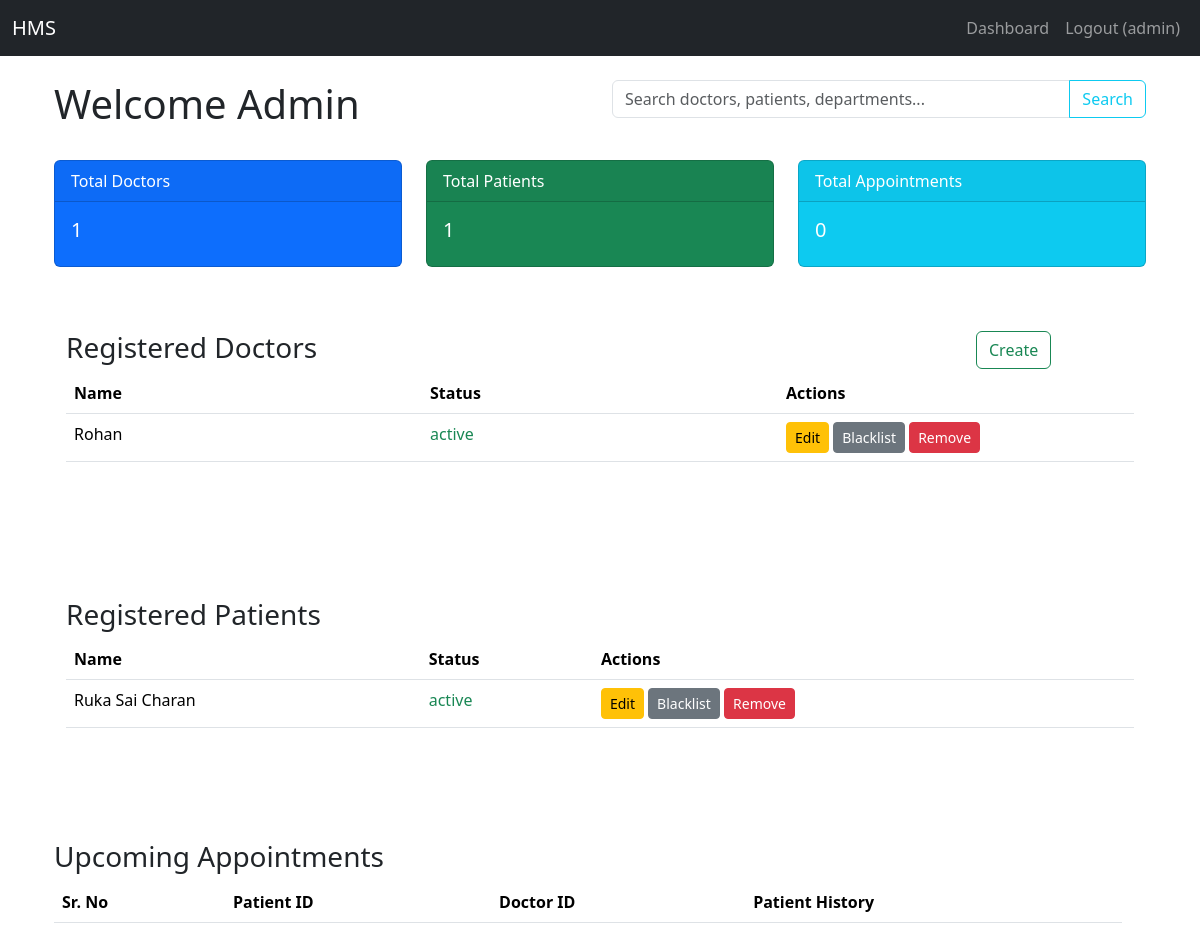
The app's page /admin/dashboard (signed in), older data.
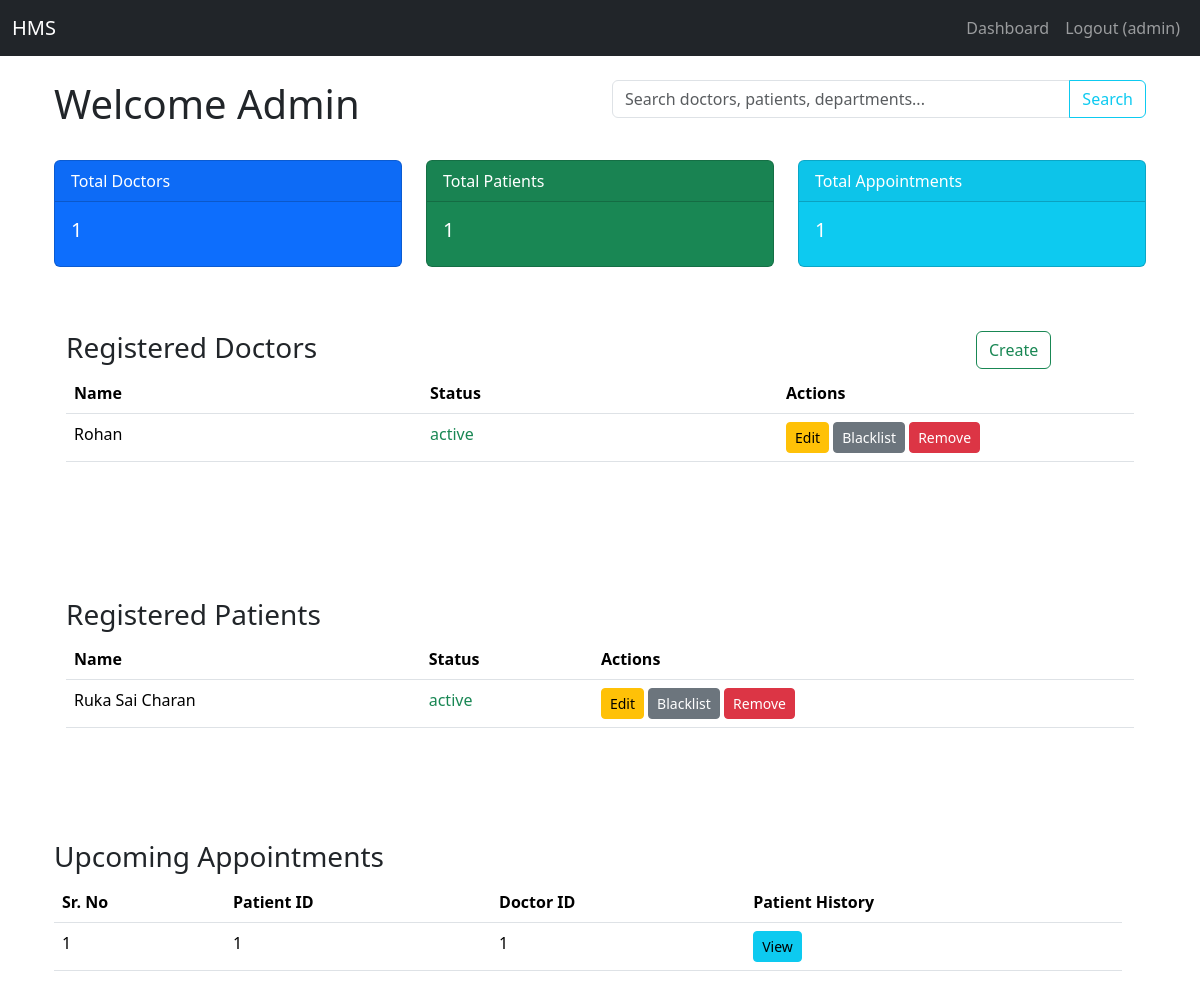
The same page, newer data.
### models.py (models this page shows)
class Doctor(db.Model):
    id = db.Column(db.Integer, primary_key=True)
    user_id = db.Column(db.Integer, db.ForeignKey('user.id'), nullable=False)
    department_id = db.Column(db.Integer, db.ForeignKey('department.id'), nullable=False)
    name = db.Column(db.String(100), nullable=False)
    dob = db.Column(db.DateTime, nullable=False)
    experience = db.Column(db.Integer, nullable=False)
    specialization = db.Column(db.String(100), nullable=False)
    qualifications = db.Column(db.String(100), nullable=True)
    availability = db.Column(db.String(200), default='{}')

class User(db.Model):
    id = db.Column(db.Integer, primary_key=True)
    username = db.Column(db.String(150), unique=True, nullable=False)
    password = db.Column(db.String(150), nullable=False)
    role = db.Column(db.String(50), nullable=False) # 'admin', 'doctor', 'patient'
    status = db.Column(db.String(50), nullable=False, default='active') # active, blacklisted

class Patient(db.Model):
    id = db.Column(db.Integer, primary_key=True)
    user_id = db.Column(db.Integer, db.ForeignKey('user.id'), nullable=False)
    name = db.Column(db.String(100), nullable=False)
    contact = db.Column(db.String(100))

class Appointment(db.Model):
    id = db.Column(db.Integer, primary_key=True)
    patient_id = db.Column(db.Integer, db.ForeignKey('patient.id'), nullable=False)
    doctor_id = db.Column(db.Integer, db.ForeignKey('doctor.id'), nullable=False)
    appointment_date = db.Column(db.String(100), nullable=False)
    status = db.Column(db.String(50), default='Booked') # e.g., Booked, Completed, Cancelled

### app.py (the view)
@app.route('/admin/dashboard')
def admin_dashboard():
    if 'user_id' not in session:
        flash('Please log in to access this page.')
        return redirect(url_for('login'))
    if session.get('role') != 'admin':
        flash('You do not have permission to access this page.')
        return redirect(url_for('dashboard'))
    doctor_count = Doctor.query.count()
    patient_count = Patient.query.count()
    appointment_count = Appointment.query.count()
    doctors = db.session.query(Doctor, User).join(User, Doctor.user_id == User.id).all()
    patients = db.session.query(Patient, User).join(User, Patient.user_id == User.id).all()
    appointments = Appointment.query.filter_by(status="Booked").all()
    departments = Department.query.all()
    form = AddDoctorForm()
    form.department.choices = [(d.id, d.name) for d in departments]
    return render_template(
        'admin_dashboard.html',
        doctor_count=doctor_count,
        patient_count=patient_count,
        appointment_count=appointment_count,
        doctors=doctors, # (Doctor, User)
        patients=patients, # (Patient, User)
        appointments=appointments,
        form=form  # pass the form to the template
    )

### forms.py (shortened to what this page needs)
class AddDoctorForm(FlaskForm):
    name = StringField('Full Name', validators=[DataRequired(), Length(min=2, max=100)])
    dob = DateField('Date of Birth', format='%Y-%m-%d', validators=[DataRequired()])
    specialization = StringField('Specialization', validators=[DataRequired(), Length(min=4, max=150)])
    experience =  IntegerField('Experience', validators=[DataRequired(), NumberRange(min=0)])
    department = SelectField('Department', coerce=int, validators=[DataRequired()])
    qualifications = StringField('Qualifications', validators=[DataRequired(), Length(min=4, max=150)])
    submit = SubmitField('Add Doctor')

### templates/admin_dashboard.html (shortened to what the changed rows need)
{% extends "base.html" %}
{% block content %}
<div class="container-fluid">
    <div class="row my-4">
        <div class="col-md-6">
            <h1 class="">Welcome Admin</h1>
        </div>
    </div>
    <div class="row">
        <div class="col-md-4">
            <div class="card text-white bg-info mb-3">
                <div class="card-body">
                    <h5 class="card-title">{{ appointment_count }}</h5>
                </div>
            </div>
        </div>
    </div>
    <div class="container py-5">
        <table class="table table-hover" style="table-layout: fixed">
            <thead>
                <tr>
                    <th>Name</th>
                    <th>Status</th>
                    <th>Actions</th>
                </tr>
            </thead>
            <tbody>
                {% for doctor, user in doctors %}
                <tr>
                    <td>{{ doctor.name }}</td>
                    <td>
                        <span class="{{ 'text-success' if user.status == 'active' else 'text-danger' }}">
                            {{ user.status }}
                        </span>
                    </td>
                    <td>
                        <div>
                            <a href="{{ url_for('edit_doctor', doctor_id=doctor.id) }}"
                            class="btn btn-warning btn-sm">Edit</a>
                            {% if user.status == 'active' %}
                                <a href="{{ url_for('toggle_blacklist', user_id=user.id) }}"
                                class="btn btn-secondary btn-sm">Blacklist</a>
                            {% else %}
                                <a href="{{ url_for('toggle_blacklist', user_id=user.id) }}"
                                class="btn btn-success btn-sm">Activate</a>
                            {% endif %}
                            <a href="{{ url_for('remove_user', user_id=user.id) }}"
                            class="btn btn-danger btn-sm"
                            onclick="return confirm('Are you sure you want to PERMANENTLY remove this user? This cannot be undone.')">
                            Remove
                            </a>
                        </div>
                    </td>
                </tr>
                {% endfor %}
            </tbody>
        </table>
    </div>
    <br>
    <div class="container py-5">
        <table class="table table-hover">
            <thead>
                <tr>
                    <th>Name</th>
                    <th>Status</th>
                    <th>Actions</th>
                </tr>
            </thead>
            <tbody>
                {% for patient, user in patients %}
                <tr>
                    <td>{{ patient.name }}</td>
                    <td>
                        <span class="{{ 'text-success' if user.status == 'active' else 'text-danger' }}">
                            {{ user.status }}
                        </span>
                    </td>
                    <td>
                        <a href="{{ url_for('edit_patient', patient_id=patient.id) }}"
                        class="btn btn-warning btn-sm">Edit</a>
                        {% if user.status == 'active' %}
                            <a href="{{ url_for('toggle_blacklist', user_id=user.id) }}"
                            class="btn btn-secondary btn-sm">Blacklist</a>
                        {% else %}
                            <a href="{{ url_for('toggle_blacklist', user_id=user.id) }}"
                            class="btn btn-success btn-sm">Activate</a>
                        {% endif %}
                        <a href="{{ url_for('remove_user', user_id=user.id) }}"
                        class="btn btn-danger btn-sm"
                        onclick="return confirm('Are you sure you want to PERMANENTLY remove this user? This cannot be undone.')">
                        Remove
                        </a>
                    </td>
                </tr>
                {% endfor %}
            </tbody>
        </table>
    </div>
    </div>
    <div class="row container py-5">
        <div class="">
            <table class="table table-hover">
                <thead>
                    <tr>
                        <th>Sr. No</th>
                        <th>Patient ID</th>
                        <th>Doctor ID</th>
                        <th>Patient History</th>
                    </tr>
                </thead>
                <tbody>
                    {% for appt in appointments %}
                    <tr>
                        <td>{{ appt.id }}</td>
                        <td>{{ appt.patient_id }}</td>
                        <td>{{ appt.doctor_id }}</td>
                        <td>
                            <a href="{{ url_for('patient_history', patient_id=appt.patient_id) }}" class="btn btn-info btn-sm">
                                View
                            </a>
                        </td>
                    </tr>
                    {% endfor %}
                </tbody>
            </table>
        </div>
    </div>
</div>
{% endblock %}

Row changes from the older to the newer data that the page shows:
added Appointment: id "1", patient_id "1", doctor_id "1"
Text that changed along with them:
{{ appointment_count }}: "0" → "1"
